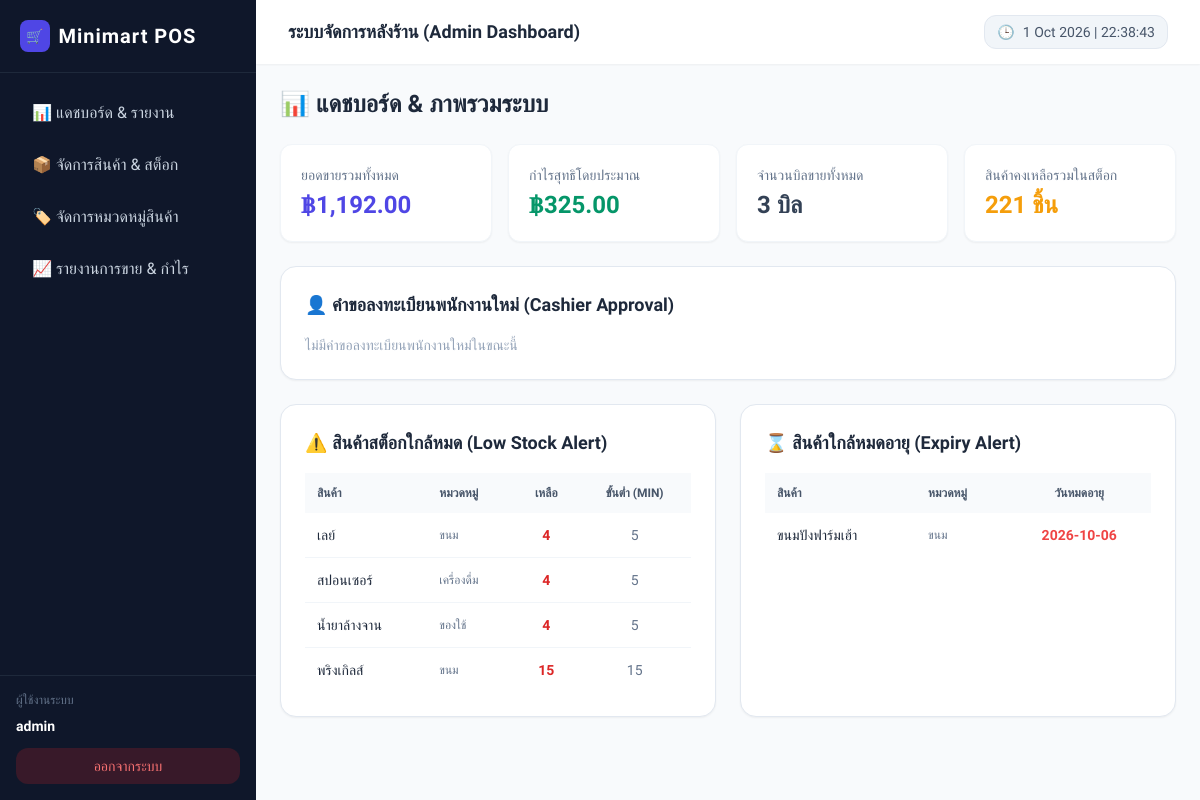
The page /admin/dashboard.php (signed in) on the database its author committed.
### tables this page shows
CREATE TABLE `products` (
  `id` int(11) NOT NULL,
  `barcode` varchar(50) DEFAULT NULL,
  `name` varchar(150) NOT NULL,
  `category_id` int(11) NOT NULL,
  `price` decimal(10,2) NOT NULL,
  `cost` decimal(10,2) NOT NULL,
  `stock_qty` int(11) NOT NULL DEFAULT 0,
  `min_stock` int(11) NOT NULL DEFAULT 5,
  `received_date` date NOT NULL DEFAULT curdate(),
  `expire_date` date DEFAULT NULL,
  `image` varchar(255) DEFAULT NULL,
  `updated_at` timestamp NOT NULL DEFAULT current_timestamp() ON UPDATE current_timestamp()
);

CREATE TABLE `categories` (
  `id` int(11) NOT NULL,
  `name` varchar(100) NOT NULL
);

### admin/dashboard.php (the view, shortened to what this page needs)
<?php
require_once '../db.php';
include '../includes/admin_header.php';
$totalProducts = $pdo->query("SELECT SUM(stock_qty) FROM products")->fetchColumn();
$pendingUsers = $pdo->query("SELECT * FROM users WHERE role = 'cashier' AND status = 'pending' ORDER BY id DESC")->fetchAll();
$lowStocks = $pdo->query("SELECT p.*, c.name as category_name FROM products p JOIN categories c ON p.category_id = c.id WHERE p.stock_qty <= p.min_stock ORDER BY p.stock_qty ASC")->fetchAll();
$expiryAlerts = $pdo->query("SELECT p.*, c.name as category_name FROM products p JOIN categories c ON p.category_id = c.id WHERE p.expire_date IS NOT NULL AND p.expire_date <= DATE_ADD(CURRENT_DATE, INTERVAL 30 DAY) ORDER BY p.expire_date ASC")->fetchAll();
$stmtSummary = $pdo->query("SELECT
    COALESCE(SUM(total_amount), 0) AS total_sales,
    COALESCE(SUM(total_profit), 0) AS total_profit,
    COUNT(id) AS total_bills
    FROM sales");
$summary = $stmtSummary->fetch();
?>
<div class="max-w-7xl mx-auto space-y-6">
    <div class="flex justify-between items-center">
        <h2 class="text-2xl font-bold text-slate-800">📊 แดชบอร์ด & ภาพรวมระบบ</h2>
    </div>
    <div class="grid grid-cols-1 md:grid-cols-4 gap-4 mb-6">
        <div class="bg-white p-5 rounded-xl shadow-sm border border-slate-100">
            <p class="text-sm text-slate-500">ยอดขายรวมทั้งหมด</p>
            <h3 class="text-2xl font-bold text-indigo-600 mt-1">฿<?= number_format($summary['total_sales'], 2) ?></h3>
        </div>
        <div class="bg-white p-5 rounded-xl shadow-sm border border-slate-100">
            <p class="text-sm text-slate-500">กำไรสุทธิโดยประมาณ</p>
            <h3 class="text-2xl font-bold text-emerald-600 mt-1">฿<?= number_format($summary['total_profit'], 2) ?></h3>
        </div>
        <div class="bg-white p-5 rounded-xl shadow-sm border border-slate-100">
            <p class="text-sm text-slate-500">จำนวนบิลขายทั้งหมด</p>
            <h3 class="text-2xl font-bold text-slate-700 mt-1"><?= number_format($summary['total_bills']) ?> บิล</h3>
        </div>
        <div class="bg-white p-5 rounded-xl shadow-sm border border-slate-100">
            <p class="text-sm text-slate-500">สินค้าคงเหลือรวมในสต็อก</p>
            <h3 class="text-2xl font-bold text-amber-500 mt-1"><?= number_format($totalProducts) ?> ชิ้น</h3>
        </div>
    </div>
    <div class="bg-white rounded-2xl shadow-sm border border-slate-200 p-6">
        <h3 class="text-lg font-bold text-slate-800 mb-4 flex items-center gap-2">
            <span>👤 คำขอลงทะเบียนพนักงานใหม่ (Cashier Approval)</span>
        </h3>
        <?php if (count($pendingUsers) > 0): ?>
            <div class="overflow-x-auto">
                <table class="w-full text-left border-collapse">
                    <thead>
                        <tr class="bg-slate-50 text-slate-600 text-xs uppercase font-semibold">
                            <th class="p-3">ชื่อ-นามสกุล</th>
                            <th class="p-3">รหัส PIN</th>
                            <th class="p-3">วันที่ขอลงทะเบียน</th>
                            <th class="p-3 text-center">จัดการ</th>
                        </tr>
                    </thead>
                    <tbody class="divide-y divide-slate-100 text-sm">
                        <?php foreach ($pendingUsers as $pUser): ?>
                            <tr>
                                <td class="p-3 font-medium text-slate-800"><?= htmlspecialchars($pUser['fullname']) ?></td>
                                <td class="p-3 tracking-widest text-slate-600">••••</td>
                                <td class="p-3 text-slate-500 text-xs"><?= $pUser['created_at'] ?></td>
                                <td class="p-3 text-center space-x-2">
                                    <a href="dashboard.php?approve_id=<?= $pUser['id'] ?>" class="bg-emerald-600 hover:bg-emerald-700 text-white px-3 py-1.5 rounded-xl text-xs font-medium transition">อนุมัติ</a>
                                    <a href="dashboard.php?reject_id=<?= $pUser['id'] ?>" onclick="return confirm('ปฏิเสธคำขอนี้?')" class="bg-red-100 hover:bg-red-200 text-red-600 px-3 py-1.5 rounded-xl text-xs font-medium transition">ปฏิเสธ</a>
                                </td>
                            </tr>
                        <?php endforeach; ?>
                    </tbody>
                </table>
            </div>
        <?php else: ?>
            <p class="text-slate-400 text-sm">ไม่มีคำขอลงทะเบียนพนักงานใหม่ในขณะนี้</p>
        <?php endif; ?>
    </div>
    <div class="grid grid-cols-1 md:grid-cols-2 gap-6">
        <div class="bg-white rounded-2xl shadow-sm border border-slate-200 p-6">
            <h3 class="text-lg font-bold text-slate-800 mb-4 text-amber-600">⚠️ สินค้าสต็อกใกล้หมด (Low Stock Alert)</h3>
            <?php if (count($lowStocks) > 0): ?>
                <div class="overflow-x-auto">
                    <table class="w-full text-left border-collapse">
                        <thead>
                            <tr class="bg-slate-50 text-slate-600 text-xs uppercase font-semibold">
                                <th class="p-3">สินค้า</th>
                                <th class="p-3">หมวดหมู่</th>
                                <th class="p-3 text-center">เหลือ</th>
                                <th class="p-3 text-center">ขั้นต่ำ (Min)</th>
                            </tr>
                        </thead>
                        <tbody class="divide-y divide-slate-100 text-sm">
                            <?php foreach ($lowStocks as $item): ?>
                                <tr class="hover:bg-amber-50/30">
                                    <td class="p-3 font-medium text-slate-800"><?= htmlspecialchars($item['name']) ?></td>
                                    <td class="p-3 text-slate-500 text-xs"><?= htmlspecialchars($item['category_name']) ?></td>
                                    <td class="p-3 text-center font-bold text-red-600"><?= $item['stock_qty'] ?></td>
                                    <td class="p-3 text-center text-slate-500"><?= $item['min_stock'] ?></td>
                                </tr>
                            <?php endforeach; ?>
                        </tbody>
                    </table>
                </div>
            <?php else: ?>
                <p class="text-slate-400 text-sm">ยอดเยี่ยม! ไม่มีสินค้าที่ต่ำกว่าเกณฑ์สต็อก</p>
            <?php endif; ?>
        </div>
        <div class="bg-white rounded-2xl shadow-sm border border-slate-200 p-6">
            <h3 class="text-lg font-bold text-slate-800 mb-4 text-red-600">⌛ สินค้าใกล้หมดอายุ (Expiry Alert)</h3>
            <?php if (count($expiryAlerts) > 0): ?>
                <div class="overflow-x-auto">
                    <table class="w-full text-left border-collapse">
                        <thead>
                            <tr class="bg-slate-50 text-slate-600 text-xs uppercase font-semibold">
                                <th class="p-3">สินค้า</th>
                                <th class="p-3">หมวดหมู่</th>
                                <th class="p-3 text-center">วันหมดอายุ</th>
                            </tr>
                        </thead>
                        <tbody class="divide-y divide-slate-100 text-sm">
                            <?php foreach ($expiryAlerts as $exp): ?>
                                <tr class="hover:bg-red-50/30">
                                    <td class="p-3 font-medium text-slate-800"><?= htmlspecialchars($exp['name']) ?></td>
                                    <td class="p-3 text-slate-500 text-xs"><?= htmlspecialchars($exp['category_name']) ?></td>
                                    <td class="p-3 text-center font-semibold text-red-500"><?= $exp['expire_date'] ?></td>
                                </tr>
                            <?php endforeach; ?>
                        </tbody>
                    </table>
                </div>
            <?php else: ?>
                <p class="text-slate-400 text-sm">ไม่มีสินค้าที่ใกล้หมดอายุในระยะเวลาอันใกล้</p>
            <?php endif; ?>
        </div>
    </div>
</div>
<?php
echo "</main></div></body></html>";
?>

### includes/admin_header.php (style rules this page uses)
body { font-family: 'Prompt', sans-serif; }

### rows shown on the page
products: name "เลย์", category.name "ขนม", stock_qty "4", min_stock "5"
products: name "สปอนเซอร์", category.name "เครื่องดื่ม", stock_qty "4", min_stock "5"
products: name "น้ำยาล้างจาน", category.name "ของใช้", stock_qty "4", min_stock "5"
products: name "พริงเกิลส์", category.name "ขนม", stock_qty "15", min_stock "15"
products: name "ขนมปังฟาร์มเฮ้า", category.name "ขนม", expire_date "2026-10-06"

### other values the page prints
$_SESSION['fullname'] "admin"
$summary['total_sales'] "1,192.00"
$summary['total_profit'] "325.00"
$summary['total_bills'] "3"
$totalProducts "221"
